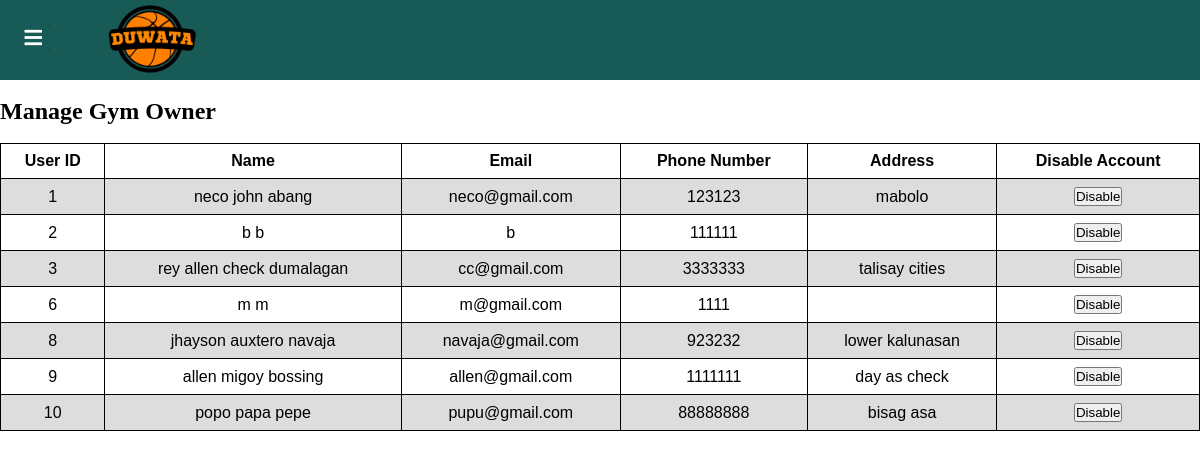
Page /admin/gym.php on the committed database.
### tables this page shows
CREATE TABLE `users` (
  `userid` int(11) NOT NULL,
  `user_firstname` varchar(50) NOT NULL,
  `user_middlename` varchar(50) NOT NULL,
  `user_lastname` varchar(50) NOT NULL,
  `user_email` varchar(50) NOT NULL,
  `user_gender` varchar(10) NOT NULL,
  `user_phonenumber` int(11) NOT NULL,
  `user_birthdate` date NOT NULL,
  `user_password` varchar(50) NOT NULL,
  `user_address` varchar(80) NOT NULL,
  `user_picture` varchar(50) NOT NULL
);

### admin/gym.php (the view, shortened to what this page needs)
<?php
    require("dbconn.php");
?>
<html>
    <head>
        <link rel="stylesheet" href="gym.css">
        <link rel="stylesheet" href="https://cdnjs.cloudflare.com/ajax/libs/font-awesome/5.12.1/css/all.min.css">
    </head>
    <body>
        <nav>
            <div class="container">
                <label for="check">
                    <span class="fas fa-bars" id="bars"></span>
                </label>
            </div>
            <img src="images/duwata.png" class="user-logo">
        </nav><br>
        <h2>Manage Gym Owner</h2><br>
            <table>
                <tr>
                    <th>User ID</th>
                    <th>Name</th>
                    <th>Email</th>
                    <th>Phone Number</th>
                    <th>Address</th>
                    <th>Disable Account</th>
                  </tr>
                  <?php
                    $fetch="SELECT * FROM users";
                    $result = mysqli_query($conn, $fetch);
                    $row = mysqli_num_rows($result);
                    if($row){
                        while($row = mysqli_fetch_assoc($result)) {
                  ?>
                  <tr>
                    <td><?php echo $row['userid']?></td>
                    <td><?php echo $row['user_firstname'].' '.$row['user_middlename'].' ',$row['user_lastname']?></td>
                    <td><?php echo $row['user_email']?></td>
                    <td><?php echo $row['user_phonenumber']?></td>
                    <td><?php echo $row['user_address']?></td>
                    <td>
                        <form method="POST" action="deletegymowner.php?userid=<?php echo $row['userid']?>"><button>Disable</button></form>
                    </td>
                  </tr>
                  <?php }} ?>
            </table>
    </body>
</html>

### admin/gym.css (style rules this page uses)
* { padding: 0; margin: 0; text-decoration: none; list-style: none; box-sizing: border-box; }
body { font-family: montserrat; }
nav { background: #185A56; height: 80px; width: 100%; }
.user-logo { width: 100px; border-radius: 60%; cursor: pointer; margin-left: 100px; top: -11px; position: absolute; }
table { font-family: arial, sans-serif; border-collapse: collapse; width: 100%; }
td, th { border: 1px solid ; text-align: left; padding: 8px; text-align: center; }
tr:nth-child(even) { background-color: #dddddd; }
.container { height: 100%; width: 250px; position: absolute; background: #185A56; z-index: 1; transition: 0.5s ease; transform: translateX(-250px); }
span { position: absolute; right: -50px; top: 25px; font-size: 20px; border-radius: 3px; color: #fff; padding: 3px 8px; cursor: pointer; background: #000; }
#bars { background: #185A56; }

### rows in the picture
users: userid "1", user_firstname "neco", user_middlename "john", user_lastname "abang", user_email "neco@gmail.com", user_phonenumber "123123", user_address "mabolo"
users: userid "2", user_firstname "b", user_lastname "b", user_email "b", user_phonenumber "111111"
users: userid "3", user_firstname "rey allen", user_middlename "check", user_lastname "dumalagan", user_email "cc@gmail.com", user_phonenumber "3333333", user_address "talisay cities"
users: userid "6", user_firstname "m", user_lastname "m", user_email "m@gmail.com", user_phonenumber "1111"
users: userid "8", user_firstname "jhayson", user_middlename "auxtero", user_lastname "navaja", user_email "navaja@gmail.com", user_phonenumber "923232", user_address "lower kalunasan"
users: userid "9", user_firstname "allen", user_middlename "migoy", user_lastname "bossing", user_email "allen@gmail.com", user_phonenumber "1111111", user_address "day as check"
users: userid "10", user_firstname "popo", user_middlename "papa", user_lastname "pepe", user_email "pupu@gmail.com", user_phonenumber "88888888", user_address "bisag asa"
